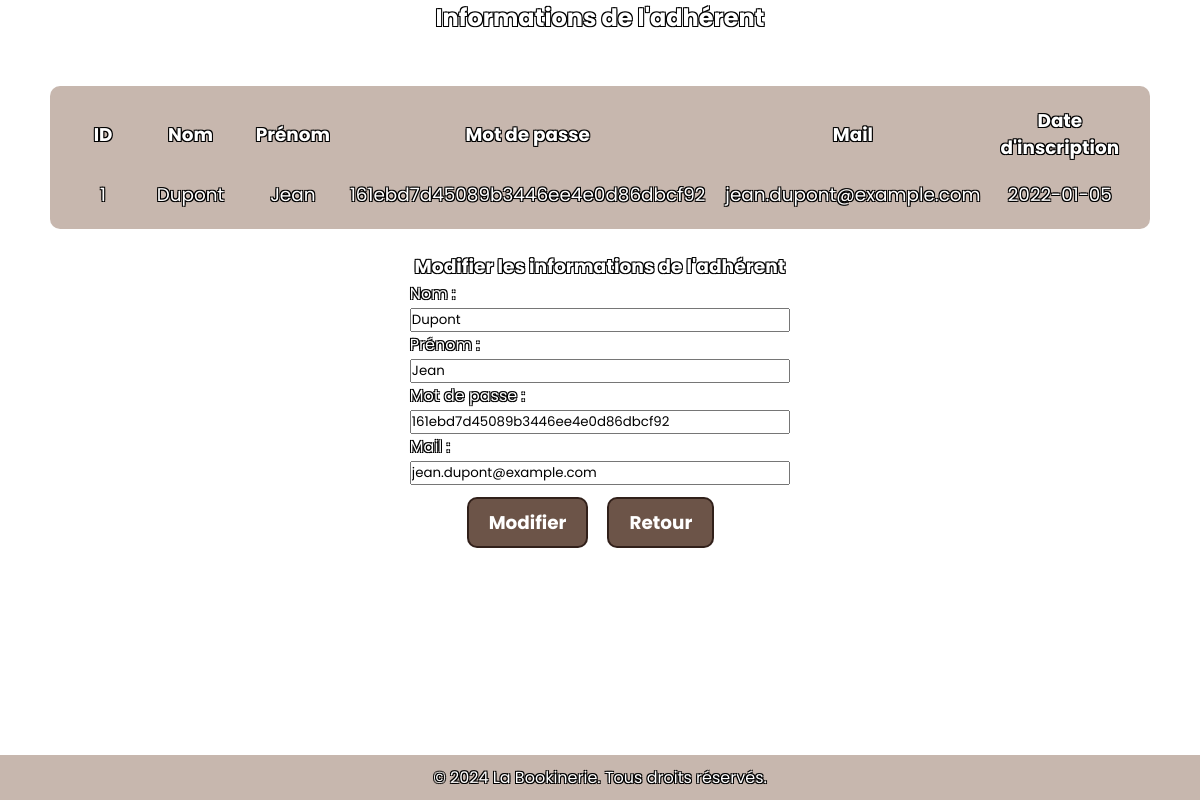
Page /MenuAdmin/gestionAdherent/modifierAdherent.php?id=1 on the committed database.
### tables this page shows
CREATE TABLE `adherent` (
  `id` int(11) NOT NULL,
  `nom` varchar(255) DEFAULT NULL,
  `prenom` varchar(255) DEFAULT NULL,
  `mot_de_passe` varchar(255) DEFAULT NULL,
  `mail` varchar(255) DEFAULT NULL,
  `date_inscription` date DEFAULT NULL,
  `admin` int(1) NOT NULL DEFAULT 0,
  `cle` int(11) NOT NULL,
  `mailConfirme` int(1) NOT NULL DEFAULT 0
);

### MenuAdmin/gestionAdherent/modifierAdherent.php (the view, shortened to what this page needs)
<!DOCTYPE html>
<html lang="fr">
<head>
    <link rel="stylesheet" href="../../style.css">
</head>
<body>
<?php
include '../../bddacces.php';
if(!empty($_GET['id'])) {
    $info_query = "SELECT * FROM adherent WHERE id = ".$_SESSION['id'];
    $info_result = $connexion->query($info_query);
    echo "<h2>Informations de l'adhérent</h2>";
    echo "<main>";
    echo "<table>";
    echo "<tr><th class='tableau-adherent'>ID</th><th class='tableau-adherent'>Nom</th><th class='tableau-adherent'>Prénom</th><th class='tableau-adherent'>Mot de passe</th><th class='tableau-adherent'>Mail</th><th class='tableau-adherent'>Date d'inscription</th></tr>";
    ?>
    <header>
    </header>
    <?php
    while ($row = $info_result->fetch()) {
        echo "<tr>";
        echo "<td class='tableau-adherent'>" . $row['id'] . "</td>";
        echo "<td class='tableau-adherent'>" . $row['nom'] . "</td>";
        echo "<td class='tableau-adherent'>" . $row['prenom'] . "</td>";
        echo "<td class='tableau-adherent'>" . $row['mot_de_passe'] . "</td>";
        echo "<td class='tableau-adherent'>" . $row['mail'] . "</td>";
        echo "<td class='tableau-adherent'>" . $row['date_inscription'] . "</td>";
        echo "</tr>";
    echo "</table>";
?>
    <div class="modifInfosAdherent">
<?php
    echo "<h3>Modifier les informations de l'adhérent</h3>";
    echo "<form class='formModifAdherent' action='adherentTotalModifier.php' method='post'>";
    echo "<label for='nom'>Nom : </label>";
    echo "<input type='text' id='nom' name='nom' value='" . $row['nom'] . "'><br>";
    echo "<label for='prenom'>Prénom : </label>";
    echo "<input type='text' id='prenom' name='prenom' value='" . $row['prenom'] . "'><br>";
    echo "<label for='mdp'>Mot de passe : </label>";
    echo "<input type='text' id='mdp' name='mdp' value='" . $row['mot_de_passe'] . "'><br>";
    echo "<label for='mail'>Mail : </label>";
    echo "<input type='text' id='mail' name='mail' value='" . $row['mail'] . "'><br>";
    ?>
        <span class="button-modifAdherent">
    <?php
        echo "<button type='submit'>Modifier</button>";
        echo "</form>";
        echo "<button><a href='gestionAdherents.php'>Retour</a></button>";
    ?>
    </div>
    <?php
    echo "</main>";
    }
} else {
    header('Location: gestionAdherent.php');
}
?>
<footer>
    <p>&copy; 2024 La Bookinerie. Tous droits réservés.</p>
</footer>
</body>
</html>

### style.css (style rules this page uses)
* { margin: 0; padding: 0; box-sizing: border-box; font-family: 'Poppins', sans-serif; }
body { font-family: Arial, sans-serif; height: 100%; background-image: url('images/fond_ecran.jpg'); background-size: cover; background-position: center; background-attachment: fixed; display: flex; flex-direction: column; min-height: 100vh; color: #fff; text-shadow: -1px -1px 0 #000, 1px -1px 0 #000, -1px 1px 0 #000, 1px 1px 0 #000; }
header { padding: 10px; background-color: rgba(51, 51, 51, 0); text-align: center; margin-bottom: 1%; }
h2 { text-align: center; }
table { align-content: flex-end; padding: 10px 20px; background-color: rgba(143, 112, 94, 0.5); border-radius: 10px; font-size: 115%; }
button { padding: 10px 20px; border: 2px solid rgba(35, 19, 15, 0.8); background-color: rgba(72, 42, 27, 0.8); border-radius: 10px; font-size: 115%; text-decoration: none; color: #fff; font-weight: bold; }
a { text-decoration: none; color: #fff; font-weight: bold; }
main { display: flex; flex-wrap: wrap; justify-content: center; align-items: center; padding: 20px; margin: 0 auto; display: block; }
footer { display: flex; justify-content: center; align-items: center; position: fixed; bottom: 0; left: 0; right: 0; background-color: rgba(143, 112, 94, 0.5); color: #fff; text-align: center; padding: 10px 0; width: 100%; }
tr { text-align: center; }
.tableau-adherent { width: 50%; padding: 9px; }
.modifInfosAdherent { display: flex; flex-direction: column; position: absolute; justify-content: center; align-items: center; top: 0; right: 0; left: 0; bottom: 0; }
.button-modifAdherent { display: flex; flex-direction: row; justify-content: center; width: 100%; margin-top: 3%; }
.button-modifAdherent button { padding: 10px 20px; border: 2px solid rgba(35, 19, 15, 0.8); background-color: rgba(72, 42, 27, 0.8); border-radius: 10px; font-size: 115%; text-decoration: none; color: #fff; font-weight: bold; margin-right: 5%; }
.formModifAdherent input { width: 100%; }

### rows in the picture
adherent: id "1", nom "Dupont", prenom "Jean", mot_de_passe "161ebd7d45089b3446ee4e0d86dbcf92", mail "jean.dupont@example.com", date_inscription "2022-01-05", mdp "161ebd7d45089b3446ee4e0d86dbcf92"
